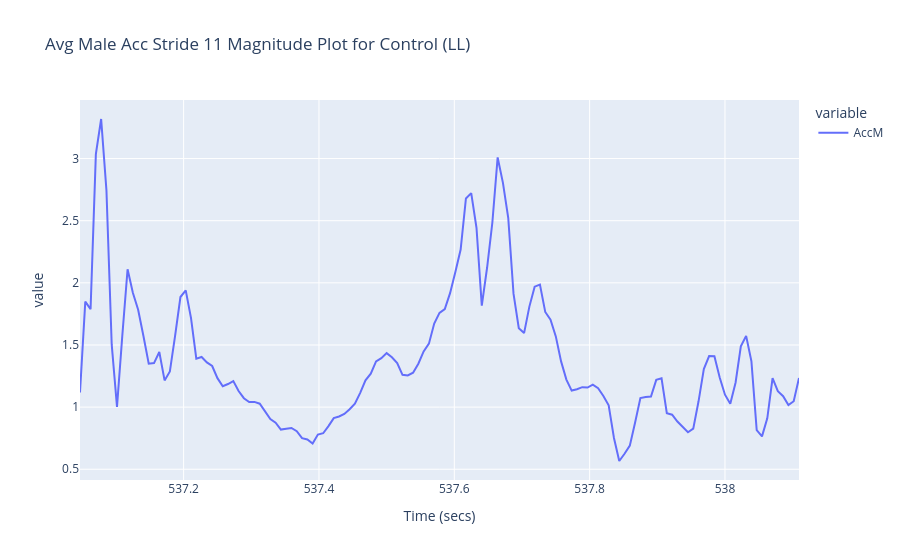
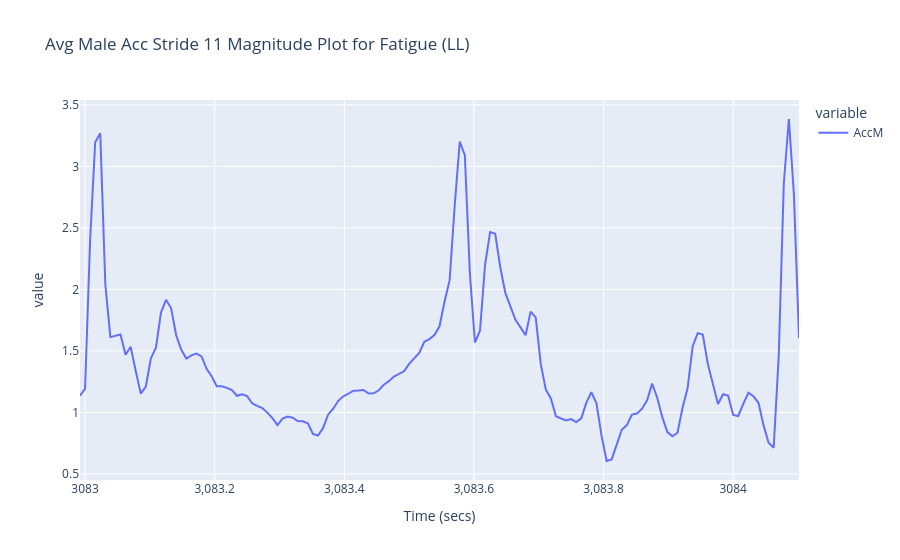
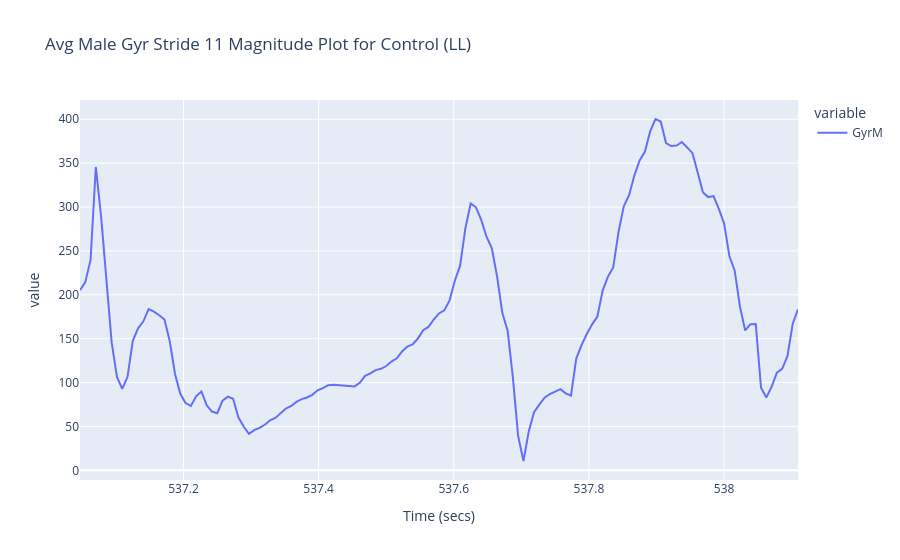
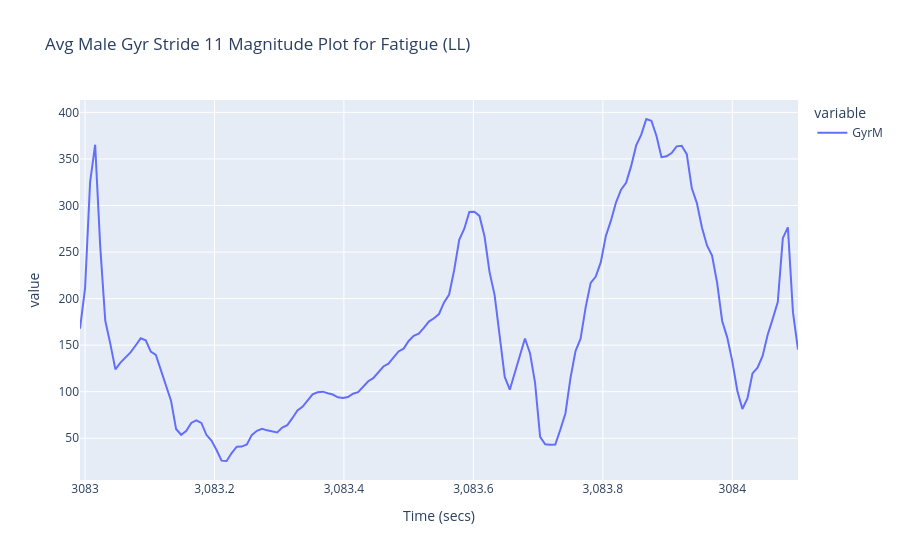

Notebook cell for these charts, in order:
### Markdown cell above
Signals are very faint and nearly nonexistant across the fatigue states

### Code cell
fig = px.line(control_df_02.iloc[::downsample_factor], x='Time (secs)', y=["AccM"], title=f"Avg Male Acc Stride {stride_index+1} Magnitude Plot for Control ({sensor_location})")
fig.show()

fig = px.line(fatigue_df_02.iloc[::downsample_factor], x='Time (secs)', y=["AccM"], title=f"Avg Male Acc Stride {stride_index+1} Magnitude Plot for Fatigue ({sensor_location})")
fig.show()

fig = px.line(control_df_02.iloc[::downsample_factor], x='Time (secs)', y=["GyrM"], title=f"Avg Male Gyr Stride {stride_index+1} Magnitude Plot for Control ({sensor_location})")
fig.show()

fig = px.line(fatigue_df_02.iloc[::downsample_factor], x='Time (secs)', y=["GyrM"], title=f"Avg Male Gyr Stride {stride_index+1} Magnitude Plot for Fatigue ({sensor_location})")
fig.show()

### Figure 1 — Plotly figure (JSON) as saved in the notebook; plotly's stock layout.template omitted (floating-point values rounded to 4 significant figures; data arrays with more than 128 entries replaced by an {"elided": "..."} marker saying what was removed)
{"data": [{"hovertemplate": "variable=AccM<br>Time (secs)=%{x}<br>value=%{y}<extra></extra>", "legendgroup": "AccM", "line": {"color": "#636efa", "dash": "solid"}, "marker": {"symbol": "circle"}, "mode": "lines", "name": "AccM", "orientation": "v", "showlegend": true, "type": "scatter", "x": {"elided": "137 float values"}, "xaxis": "x", "y": {"elided": "137 float values"}, "yaxis": "y"}], "layout": {"legend": {"title": {"text": "variable"}, "tracegroupgap": 0}, "title": {"text": "Avg Male Acc Stride 11 Magnitude Plot for Control (LL)"}, "xaxis": {"anchor": "y", "domain": [0, 1], "title": {"text": "Time (secs)"}}, "yaxis": {"anchor": "x", "domain": [0, 1], "title": {"text": "value"}}}}

### Figure 2 — Plotly figure (JSON) as saved in the notebook; plotly's stock layout.template omitted (floating-point values rounded to 4 significant figures; data arrays with more than 128 entries replaced by an {"elided": "..."} marker saying what was removed)
{"data": [{"hovertemplate": "variable=AccM<br>Time (secs)=%{x}<br>value=%{y}<extra></extra>", "legendgroup": "AccM", "line": {"color": "#636efa", "dash": "solid"}, "marker": {"symbol": "circle"}, "mode": "lines", "name": "AccM", "orientation": "v", "showlegend": true, "type": "scatter", "x": {"elided": "143 float values"}, "xaxis": "x", "y": {"elided": "143 float values"}, "yaxis": "y"}], "layout": {"legend": {"title": {"text": "variable"}, "tracegroupgap": 0}, "title": {"text": "Avg Male Acc Stride 11 Magnitude Plot for Fatigue (LL)"}, "xaxis": {"anchor": "y", "domain": [0, 1], "title": {"text": "Time (secs)"}}, "yaxis": {"anchor": "x", "domain": [0, 1], "title": {"text": "value"}}}}

### Figure 3 — Plotly figure (JSON) as saved in the notebook; plotly's stock layout.template omitted (floating-point values rounded to 4 significant figures; data arrays with more than 128 entries replaced by an {"elided": "..."} marker saying what was removed)
{"data": [{"hovertemplate": "variable=GyrM<br>Time (secs)=%{x}<br>value=%{y}<extra></extra>", "legendgroup": "GyrM", "line": {"color": "#636efa", "dash": "solid"}, "marker": {"symbol": "circle"}, "mode": "lines", "name": "GyrM", "orientation": "v", "showlegend": true, "type": "scatter", "x": {"elided": "137 float values"}, "xaxis": "x", "y": {"elided": "137 float values"}, "yaxis": "y"}], "layout": {"legend": {"title": {"text": "variable"}, "tracegroupgap": 0}, "title": {"text": "Avg Male Gyr Stride 11 Magnitude Plot for Control (LL)"}, "xaxis": {"anchor": "y", "domain": [0, 1], "title": {"text": "Time (secs)"}}, "yaxis": {"anchor": "x", "domain": [0, 1], "title": {"text": "value"}}}}

### Figure 4 — Plotly figure (JSON) as saved in the notebook; plotly's stock layout.template omitted (floating-point values rounded to 4 significant figures; data arrays with more than 128 entries replaced by an {"elided": "..."} marker saying what was removed)
{"data": [{"hovertemplate": "variable=GyrM<br>Time (secs)=%{x}<br>value=%{y}<extra></extra>", "legendgroup": "GyrM", "line": {"color": "#636efa", "dash": "solid"}, "marker": {"symbol": "circle"}, "mode": "lines", "name": "GyrM", "orientation": "v", "showlegend": true, "type": "scatter", "x": {"elided": "143 float values"}, "xaxis": "x", "y": {"elided": "143 float values"}, "yaxis": "y"}], "layout": {"legend": {"title": {"text": "variable"}, "tracegroupgap": 0}, "title": {"text": "Avg Male Gyr Stride 11 Magnitude Plot for Fatigue (LL)"}, "xaxis": {"anchor": "y", "domain": [0, 1], "title": {"text": "Time (secs)"}}, "yaxis": {"anchor": "x", "domain": [0, 1], "title": {"text": "value"}}}}
